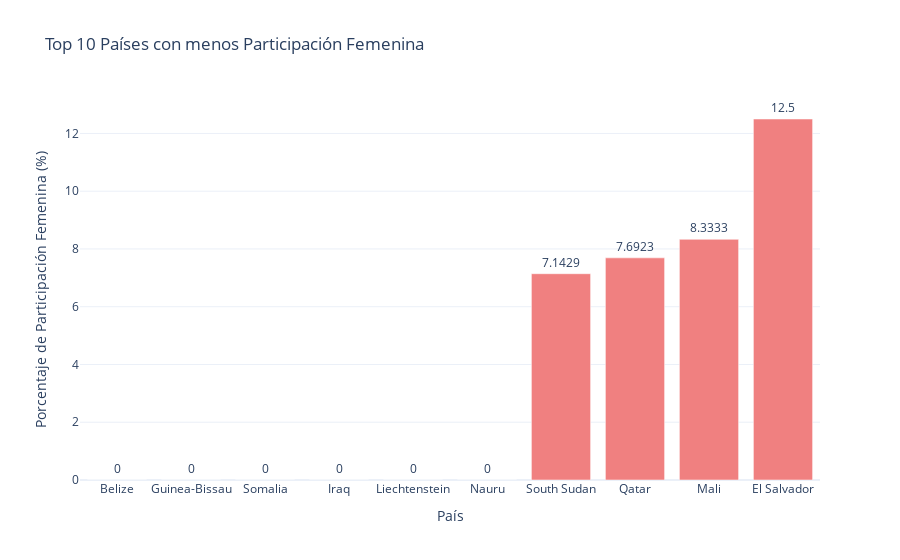

Source (notebook cell):
### Code cell
import pandas as pd
import pymysql
from sqlalchemy import create_engine
import getpass  # Para obtener la contraseña sin mostrar la entrada
import plotly.express as px

# Obtener la contraseña de forma segura
password = getpass.getpass(prompt="Introduce la contraseña de MySQL: ")

# Configuración de la base de datos y la conexión
bd = "deportesdb"
connection_string = f'mysql+pymysql://root:{password}@localhost/{bd}'
engine = create_engine(connection_string)

# Consulta SQL para el top 10 con menos participación femenina
consulta = """
    SELECT 
    a.country,
    COUNT(CASE WHEN a.gender = 'Female' THEN 1 END) AS total_femenino,
    COUNT(CASE WHEN a.gender = 'Male' THEN 1 END) AS total_masculino,
    COUNT(a.code) AS total_participantes,
    (COUNT(CASE WHEN a.gender = 'Female' THEN 1 END) / COUNT(a.code)) * 100 AS porcentaje_femenino
FROM Atletas a
GROUP BY a.country
ORDER BY porcentaje_femenino ASC
LIMIT 10
"""

# Leer la consulta SQL en un DataFrame
df = pd.read_sql(consulta, con=engine)

# Mostrar el DataFrame para verificar los resultados
print(df)

# Crear gráfico de barras interactivo con Plotly para el top 10 con menos participación femenina
fig = px.bar(df, x='country', y='porcentaje_femenino', 
             title='Top 10 Países con menos Participación Femenina',
             labels={'country': 'País', 'porcentaje_femenino': 'Porcentaje de Participación Femenina (%)'},
             text='porcentaje_femenino',  # Mostrar el porcentaje en las barras
             template='plotly_white')

# Ajustar el diseño del gráfico
fig.update_traces(marker_color='lightcoral', textposition='outside')
fig.update_layout(xaxis_title='País', yaxis_title='Porcentaje de Participación Femenina (%)')

# Mostrar el gráfico interactivo
fig.show()

### Figure 1 — Plotly figure (JSON) as saved in the notebook; plotly's stock layout.template omitted (floating-point values rounded to 4 significant figures)
{"data": [{"alignmentgroup": "True", "hovertemplate": "País=%{x}<br>Porcentaje de Participación Femenina (%)=%{text}<extra></extra>", "legendgroup": "", "marker": {"color": "lightcoral", "pattern": {"shape": ""}}, "name": "", "offsetgroup": "", "orientation": "v", "showlegend": false, "text": [0, 0, 0, 0, 0, 0, 7.143, 7.692, 8.333, 12.5], "textposition": "outside", "type": "bar", "x": ["Belize", "Guinea-Bissau", "Somalia", "Iraq", "Liechtenstein", "Nauru", "South Sudan", "Qatar", "Mali", "El Salvador"], "xaxis": "x", "y": [0, 0, 0, 0, 0, 0, 7.143, 7.692, 8.333, 12.5], "yaxis": "y"}], "layout": {"barmode": "relative", "legend": {"tracegroupgap": 0}, "title": {"text": "Top 10 Países con menos Participación Femenina"}, "xaxis": {"anchor": "y", "domain": [0, 1], "title": {"text": "País"}}, "yaxis": {"anchor": "x", "domain": [0, 1], "title": {"text": "Porcentaje de Participación Femenina (%)"}}}}
